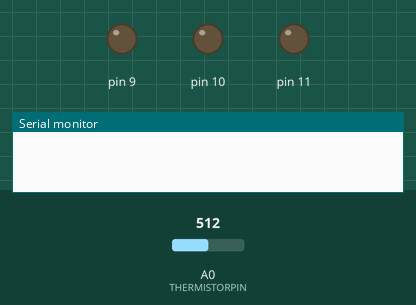
Simulated run of this sketch. Board: Arduino Uno, built with avr-gcc and run on an emulated ATmega328P. On the bench: output pins drawn as LEDs (lit = HIGH), the last lines printed to the serial monitor. Inputs (shaded band) come from the test bench; at power-on: A0 (THERMISTORPIN) = 512.

Above: at 0.01 s.
At 1.2 s:
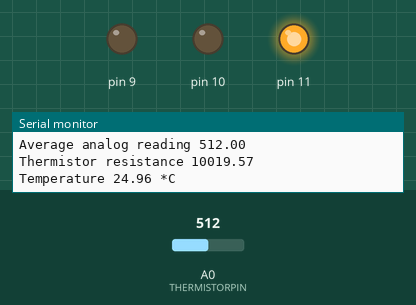
1.3 s: A0 (THERMISTORPIN) set to 716
4.3 s: A0 (THERMISTORPIN) set to 306
At 4.37 s:
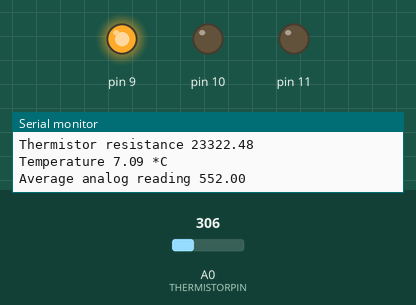
Timing chart, 0 to 7.3 s (numbered marks = the images above; inputs shaded):
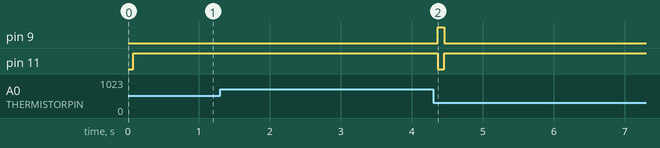

Measured:
- after the input at 4.3 s, pin 9: LOW → HIGH after 0.07 s, → LOW 0.09 s later; pin 11: HIGH → LOW after 0.07 s, → HIGH 0.09 s later

The sketch:

readTemp.ino
```cpp
/*

 Adafruit - Thermistor Code


 */

// which analog pin to connect
#define THERMISTORPIN A0
// resistance at 25 degrees C
#define THERMISTORNOMINAL 10000
// temp. for nominal resistance (almost always 25 C)
#define TEMPERATURENOMINAL 25
// how many samples to take and average, more takes longer
// but is more 'smooth'
#define NUMSAMPLES 5
// The beta coefficient of the thermistor (usually 3000-4000)
#define BCOEFFICIENT 3950
// the value of the 'other' resistor
#define SERIESRESISTOR 10000

int samples[NUMSAMPLES];

void setup() {
  Serial.begin(9600);
  pinMode(9, OUTPUT);
  pinMode(10, OUTPUT);
  pinMode(11, OUTPUT);
}

void loop() {

  float temp = readTemperature();

  if (temp > 21.0 && temp <= 22.0) {
    makeRGBFab(255, 0, 0);
  }
  else if (temp > 22.0 && temp <= 23.0) {
    makeRGBFab(0, 0, 255);
  }
  else {
    makeRGBFab(0, 0, 255);
  }


}

void makeRGBFab(int red, int green, int blue){
  analogWrite(9,red);
  analogWrite(10, green);
  analogWrite(11, blue);
}

void makeRGBGreen(int red, int green, int blue){
  analogWrite(9,255-red);
  analogWrite(10, 255-green);
  analogWrite(11, 255-blue);
}

float readTemperature() {
  uint8_t i;
  float average;

  // take N samples in a row, with a slight delay
  for (i=0; i< NUMSAMPLES; i++) {
    samples[i] = analogRead(THERMISTORPIN);
    delay(10);
  }

  // average all the samples out
  average = 0;
  for (i=0; i< NUMSAMPLES; i++) {
    average += samples[i];
  }
  average /= NUMSAMPLES;

  Serial.print("Average analog reading ");
  Serial.println(average);

  // convert the value to resistance
  average = 1023 / average - 1;
  average = SERIESRESISTOR / average;
  Serial.print("Thermistor resistance ");
  Serial.println(average);

  float steinhart;
  steinhart = average / THERMISTORNOMINAL;     // (R/Ro)
  steinhart = log(steinhart);                  // ln(R/Ro)
  steinhart /= BCOEFFICIENT;                   // 1/B * ln(R/Ro)
  steinhart += 1.0 / (TEMPERATURENOMINAL + 273.15); // + (1/To)
  steinhart = 1.0 / steinhart;                 // Invert
  steinhart -= 273.15;                         // convert to C

  Serial.print("Temperature ");
  Serial.print(steinhart);
  Serial.println(" *C");

  return steinhart;
}
```
